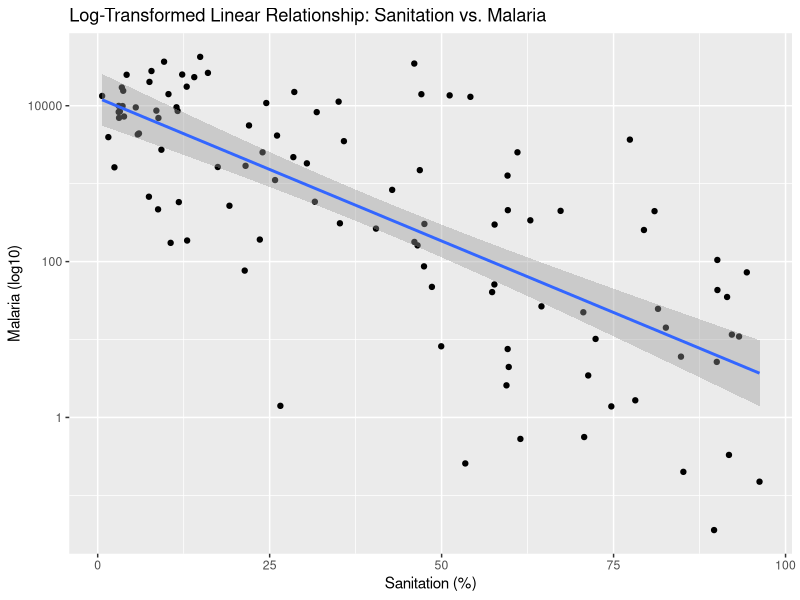

Recreate this plot in R.
## ---- chunk 1
library(tidyverse)
library(knitr)
library(broom)
## ---- chunk 2
malaria <- read_csv("Data/malaria_cases_per_100000_reported.csv")
sanit <- read_csv("Data/at_least_basic_sanitation_rural_access_percent.csv")
## ---- chunk 3
# Get data from 2000 to 2006
years <- c("2000", "2001", "2002", "2003", "2004", "2005", "2006")

malaria_clean <- malaria |>
  select(country, years) |>
  pivot_longer(cols = `2000`:`2006` , names_to = "year", values_to = "malaria") |>
  mutate(
    malaria = case_when(
      str_detect(malaria, "k") ~ as.numeric(str_remove(malaria, "k")) * 1000,
      TRUE ~ as.numeric(malaria)
    )
  )

# Get data from 2000 to 2006
sanit_clean <- sanit |>
  select(country, years) |>
  pivot_longer(cols = `2000`:`2006` , names_to = "year", values_to = "sanit") 

cleaned <- full_join(malaria_clean, sanit_clean, by = join_by(country, year))

cleaned |>
  filter(!is.na(malaria) & !is.na(sanit)) |>
  tail(10)
## ---- chunk 4
cleaned_count <- cleaned |>
  group_by(country) |>
  summarize(sanit = mean(sanit, na.rm = TRUE),
            malaria = mean(malaria, na.rm = TRUE)) |>
  ungroup() |>
  filter(!is.na(malaria) & !is.na(sanit),
         malaria > 0)  # exclude zero or negative values for log

# Re-fit linear model with log-transformed malaria
lm_clean <- lm(sanit ~ log10(malaria), data = cleaned_count)

# Plot with transformed y-axis
cleaned_count |>
  ggplot(aes(x = sanit, y = malaria)) + 
  geom_jitter() + 
  geom_smooth(method = "lm", formula = y ~ x) + 
  scale_y_log10() +  # log-transform the y-axis (malaria)
  labs(y = "Malaria (log10)", x = "Sanitation (%)",
       title = "Log-Transformed Linear Relationship: Sanitation vs. Malaria")

## ---- chunk 5
clean_count_lm <- lm(malaria ~ sanit, data = cleaned_count)
summary(clean_count_lm)

tidy(clean_count_lm)
